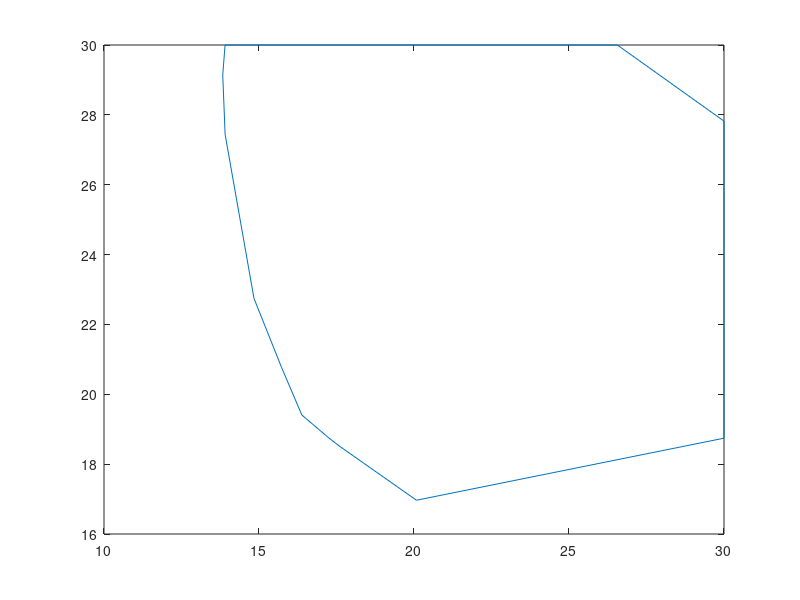

MATLAB code for this plot:
pol = [21.6960474778214 22.3790958178300;22.4509675430040 21.9776977028064;24.6850440000000 22.9417011000000;24.2349598829096 25.3328985220754;23.5085323553515 25.7191468862549;23.4602797918552 25.7257701841135;21.2459636392689 24.7702925600946;21.6960474778214 22.3790958178300;14.8379434304393 22.7457794568646;14.8464713571975 22.7360599369192;20.4910430000000 25.1716911000000;19.7301120434094 29.2143490670029;19.2977468365338 30;13.9050988854176 30;13.8306708634449 29.1426730239636;13.9067130904411 27.4408938054014;14.8379434304393 22.7457794568646;20.4910430000000 25.1716911000000;21.2459636392689 24.7702925600946;23.4602797918552 25.7257701841135;23.4549916673375 25.7348029874257;22.1533571934194 27.5278659675373;21.8329936585745 27.8236102265325;19.7301120434094 29.2143490670029;20.4910430000000 25.1716911000000;23.5085323553515 25.7191468862549;24.2349598829096 25.3328985220754;30 27.8205109089921;26.5599600714102 30;25.1335609907685 28.6804096247206;24.6817943135841 28.1435789336864;23.7743463678191 26.4670180134024;23.5085323553515 25.7191468862549;24.6850440000000 22.9417011000000;25.4399646392689 22.5403025600946;30 24.5079582387224;30 27.8205109089921;24.2349598829096 25.3328985220754;24.6850440000000 22.9417011000000;26.9158648487247 19.5670142008789;30 18.7432258381111;30 24.5079582387224;25.4399646392689 22.5403025600946;25.8910793488935 20.1436290258680;26.2265779642151 19.8950982358151;26.9158648487247 19.5670142008789;22.4509675430040 21.9776977028064;22.9235788461982 19.4668227835870;23.3785295298880 19.4853141362771;25.8910793488935 20.1436290258680;25.4399646392689 22.5403025600946;24.6850440000000 22.9417011000000;22.4509675430040 21.9776977028064;17.5861045610613 18.5210931088721;20.0800340638352 16.9668152491631;22.6609812531963 19.1428058904103;22.9235788461982 19.4668227835870;22.4509675430040 21.9776977028064;21.6960474778214 22.3790958178300;16.2161508183689 20.0145207507155;16.3812808268621 19.4078359513519;17.2296338063221 18.7667300424211;17.5861045610613 18.5210931088721;15.7288715484474 20.7656395051444;16.2161508183689 20.0145207507155;21.6960474778214 22.3790958178300;21.2459636392689 24.7702925600946;20.4910430000000 25.1716911000000;14.8464713571975 22.7360599369192;15.7288715484474 20.7656395051444];
k = convhull(pol);
s = size(k);
row = s(1,1);
finVec = zeros(row,2);
for i=1:row
    ind  = k(i,1);
    points = pol(ind,:);
    finVec(i,:) = points;
    
end
plot(finVec(:,1),finVec(:,2));
